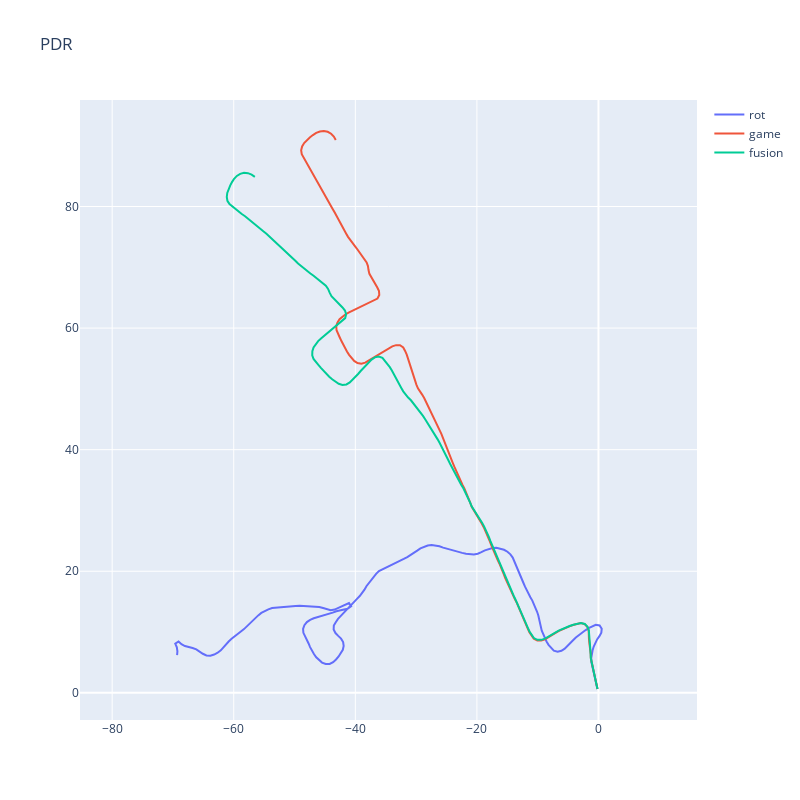

The notebook cell saved with this chart:
### Code cell
fig = go.Figure()
fig.add_trace(go.Scatter(
    x=position_df['rot_x'], 
    y=position_df['rot_y'],
    name="rot"))
fig.add_trace(go.Scatter(
    x=position_df['game_x'], 
    y=position_df['game_y'],
    name="game"))
fig.add_trace(go.Scatter(
    x=position_df['fusion_x'], 
    y=position_df['fusion_y'],
    name="fusion"))
fig.update_layout(
    title="PDR",
    width = 800,
    height = 800,
    yaxis = dict(
      scaleanchor = "x",
      scaleratio = 1,
    )
)
fig.show()

### Figure 1 — Plotly figure (JSON) as saved in the notebook; plotly's stock layout.template omitted (floating-point values rounded to 4 significant figures; data arrays with more than 128 entries replaced by an {"elided": "..."} marker saying what was removed)
{"data": [{"name": "rot", "type": "scatter", "x": {"elided": "205 float values"}, "y": {"elided": "205 float values"}}, {"name": "game", "type": "scatter", "x": {"elided": "205 float values"}, "y": {"elided": "205 float values"}}, {"name": "fusion", "type": "scatter", "x": {"elided": "205 float values"}, "y": {"elided": "205 float values"}}], "layout": {"height": 800, "title": {"text": "PDR"}, "width": 800, "yaxis": {"scaleanchor": "x", "scaleratio": 1}}}
